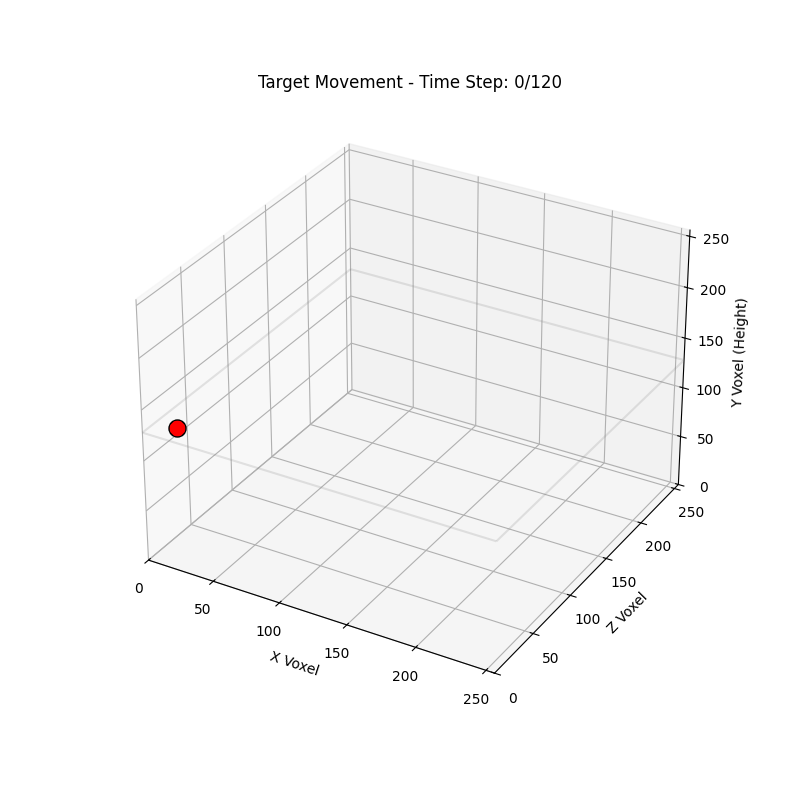
#> input picture images/holographic_animation/3d_target_perimeter.gif, 800 x 800 px, given in place of holographic_animation, which was not available
$ jupyter execute --allow-errors trapping.ipynb
#> lines starting #> are read from the running program, lines starting #| are printed output that depends on the picture; pictures that were not available may be replaced by others from this repository, and a replacement may not be noted
[cell 1]
# Perform Fourier Transform on sample image

import os
import numpy as np
from PIL import Image

images = []
for filepath in os.listdir("./images/"):
    images.append('./images/' + filepath)

im_raw = Image.open(images[0])
#> im_raw is the input picture: PIL image 800x800 P; mean R, G, B 248.5, 248.4, 248.4
#> (the rest of this cell did not finish here and is left out)

[cell 2]
from scipy.fft import fft2
from scipy.fft import fftshift

im_grey = np.array(im_raw.convert("L"))

im_rand = np.random.randint(0, 256, (400, 400), dtype=np.uint8)

im_fft2d = fft2(im_rand)
im_fshift = fftshift(im_rand)

magnitude_spectrum = 20 * np.log(np.abs(im_fshift))

[cell 3]
import matplotlib.pyplot as plt

plt.figure(figsize=(10, 6))
plt.subplot(121), plt.imshow(im_rand, cmap='gray'), plt.title('Original Image')
plt.subplot(122), plt.imshow(magnitude_spectrum, cmap='gray'), plt.title('Magnitude Spectrum')
plt.show()
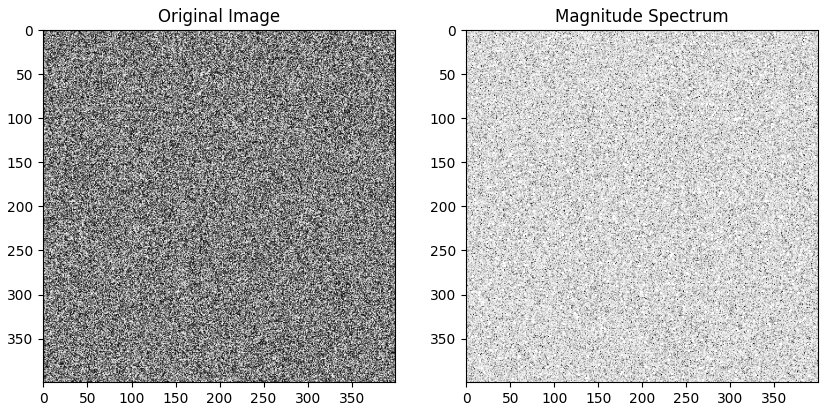
#> figure drawn by matplotlib, 2 panels

[cell 4]
im2 = np.zeros((400, 400))

im2[20:40, 20:40] = 1
im2[360:380, 360:380] = 1

imgplot = plt.imshow(im2)
plt.show()
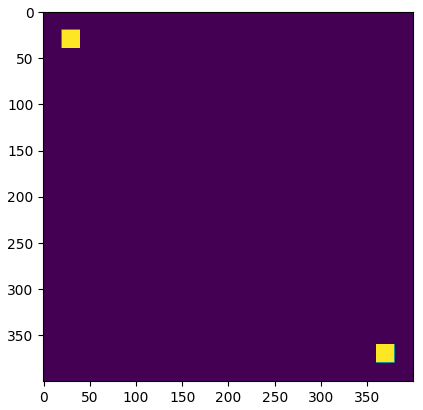
#> figure drawn by matplotlib, 1 panel

[cell 5]
from scipy.fft import ifft2

im2_fft2d = ifft2(im_rand)
im2_fshift = fftshift(im_rand)

im2_magnitude_spectrum = 20 * np.log(np.abs(im2_fshift))

[cell 6]
plt.figure(figsize=(10, 6))
plt.subplot(121), plt.imshow(im2, cmap='gray'), plt.title('Original Image')
plt.subplot(122), plt.imshow(im2_magnitude_spectrum, cmap='gray'), plt.title('Magnitude Spectrum')
plt.show()
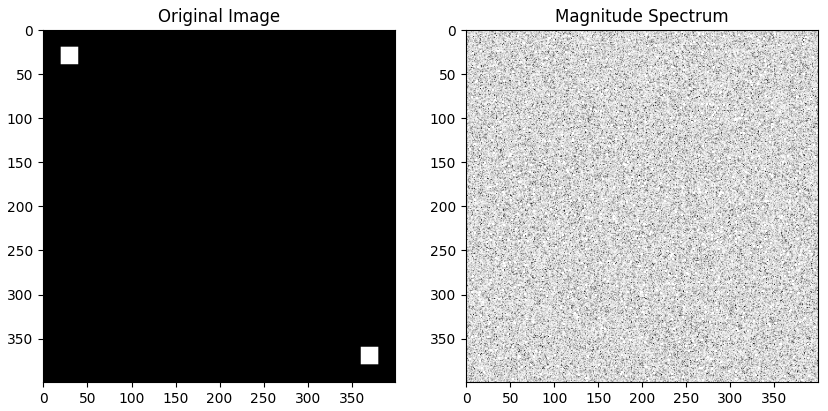
#> figure drawn by matplotlib, 2 panels
